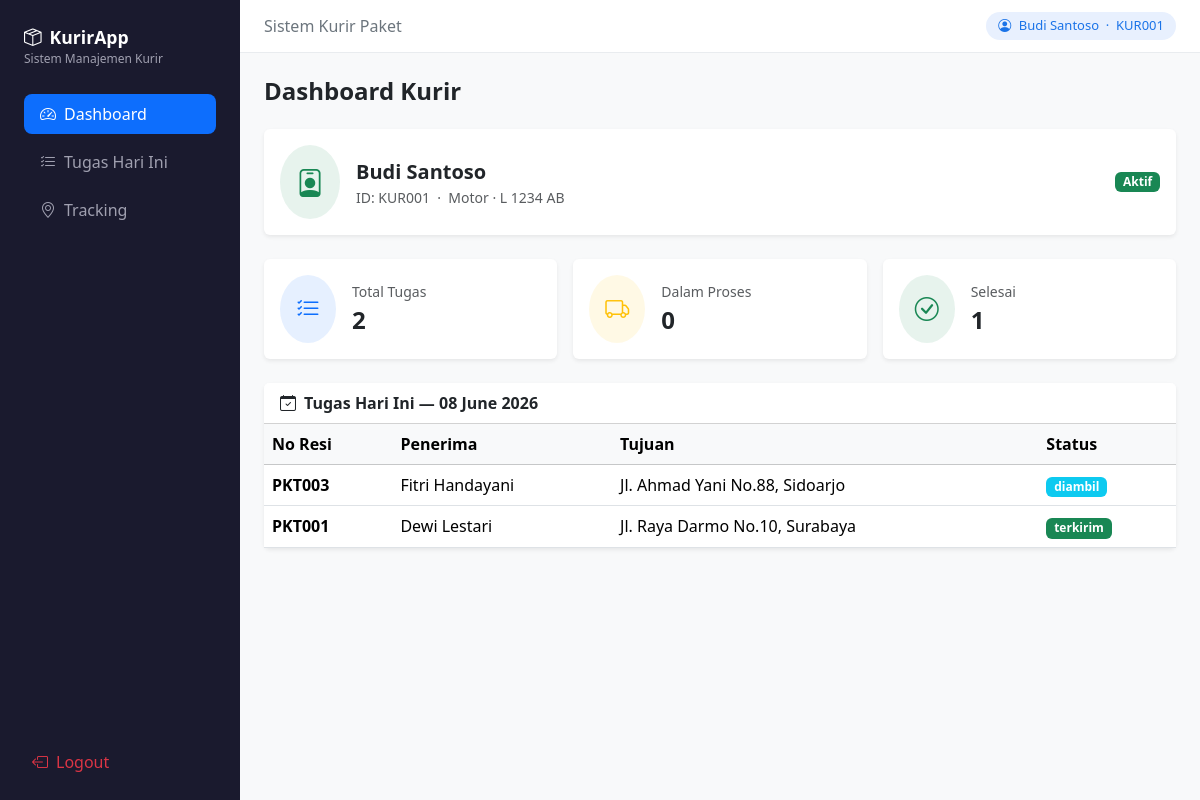
/dashboard/kurir.php (signed in), run on the app's committed database.
### tables this page shows
CREATE TABLE IF NOT EXISTS kurir (
    id INT AUTO_INCREMENT PRIMARY KEY,
    user_id INT NOT NULL,
    no_hp VARCHAR(20),
    kendaraan VARCHAR(50),
    plat_nomor VARCHAR(20),
    status ENUM('aktif', 'nonaktif') DEFAULT 'aktif',
    created_at TIMESTAMP DEFAULT CURRENT_TIMESTAMP,
    FOREIGN KEY (user_id) REFERENCES users(id) ON DELETE CASCADE
);

CREATE TABLE IF NOT EXISTS pengiriman (
    id INT AUTO_INCREMENT PRIMARY KEY,
    paket_id INT NOT NULL,
    kurir_id INT NOT NULL,
    tanggal DATE NOT NULL,
    status ENUM('assigned','dalam_pengiriman','selesai','gagal') DEFAULT 'assigned',
    catatan TEXT,
    created_at TIMESTAMP DEFAULT CURRENT_TIMESTAMP,
    FOREIGN KEY (paket_id) REFERENCES paket(id) ON DELETE CASCADE,
    FOREIGN KEY (kurir_id) REFERENCES kurir(id) ON DELETE CASCADE
);

CREATE TABLE IF NOT EXISTS paket (
    id INT AUTO_INCREMENT PRIMARY KEY,
    no_resi VARCHAR(20) NOT NULL UNIQUE,
    nama_pengirim VARCHAR(100) NOT NULL,
    telp_pengirim VARCHAR(20),
    nama_penerima VARCHAR(100) NOT NULL,
    telp_penerima VARCHAR(20),
    alamat_tujuan TEXT NOT NULL,
    kota_tujuan VARCHAR(100),
    berat DECIMAL(5,2) NOT NULL,
    jenis_paket VARCHAR(50) DEFAULT 'reguler',
    ongkir DECIMAL(10,2) DEFAULT 0,
    status ENUM('pending','diambil','diantar','terkirim','gagal') DEFAULT 'pending',
    created_at TIMESTAMP DEFAULT CURRENT_TIMESTAMP
);

### src/dashboard/kurir.php (the view, shortened to what this page needs)
<?php
require_once __DIR__ . '/../config/database.php';
$stmtKurir = $pdo->prepare("SELECT * FROM kurir WHERE user_id = ?");
$stmtKurir->execute([$_SESSION['user_id']]);
$kurir = $stmtKurir->fetch();
$totalTugas = 0;
$selesai    = 0;
$proses     = 0;
if ($kurir) {
    $totalTugas = $pdo->prepare("SELECT COUNT(*) FROM pengiriman WHERE kurir_id = ?");
    $totalTugas->execute([$kurir['id']]);
    $totalTugas = $totalTugas->fetchColumn();
    $selesai = $pdo->prepare("SELECT COUNT(*) FROM pengiriman WHERE kurir_id = ? AND status = 'selesai'");
    $selesai->execute([$kurir['id']]);
    $selesai = $selesai->fetchColumn();
    $proses = $pdo->prepare("SELECT COUNT(*) FROM pengiriman WHERE kurir_id = ? AND status = 'dalam_pengiriman'");
    $proses->execute([$kurir['id']]);
    $proses = $proses->fetchColumn();
}
$hariIni = date('Y-m-d');
$stmtTugas = $pdo->prepare("
    SELECT p.no_resi, p.nama_penerima, p.alamat_tujuan,
           p.status, pg.status as status_pengiriman
    FROM pengiriman pg
    JOIN paket p ON pg.paket_id = p.id
    JOIN kurir k ON pg.kurir_id = k.id
    WHERE k.user_id = ? AND pg.tanggal = ?
    ORDER BY pg.id DESC
");
$stmtTugas->execute([$_SESSION['user_id'], $hariIni]);
$tugasHariIni = $stmtTugas->fetchAll();
require_once __DIR__ . '/../templates/header.php';
?>
<h4 class="mb-4 fw-semibold">Dashboard Kurir</h4>
<div class="card border-0 shadow-sm mb-4">
    <div class="card-body d-flex align-items-center gap-3">
        <div class="rounded-circle bg-success bg-opacity-10 p-3">
            <i class="bi bi-person-badge text-success fs-3"></i>
        </div>
        <div>
            <div class="fw-semibold fs-5"><?= htmlspecialchars($_SESSION['nama']) ?></div>
            <div class="text-muted small">
                ID: <?= htmlspecialchars($_SESSION['kode_user']) ?> &nbsp;·&nbsp;
                <?= $kurir ? htmlspecialchars($kurir['kendaraan'] . ' · ' . $kurir['plat_nomor']) : 'Data kendaraan belum diisi' ?>
            </div>
        </div>
        <span class="ms-auto badge bg-success">Aktif</span>
    </div>
</div>
<div class="row g-3 mb-4">
    <div class="col-md-4">
        <div class="card border-0 shadow-sm">
            <div class="card-body d-flex align-items-center gap-3">
                <div class="rounded-circle bg-primary bg-opacity-10 p-3">
                    <i class="bi bi-list-check text-primary fs-4"></i>
                </div>
                <div>
                    <div class="text-muted small">Total Tugas</div>
                    <div class="fw-bold fs-4"><?= $totalTugas ?></div>
                </div>
            </div>
        </div>
    </div>
    <div class="col-md-4">
        <div class="card border-0 shadow-sm">
            <div class="card-body d-flex align-items-center gap-3">
                <div class="rounded-circle bg-warning bg-opacity-10 p-3">
                    <i class="bi bi-truck text-warning fs-4"></i>
                </div>
                <div>
                    <div class="text-muted small">Dalam Proses</div>
                    <div class="fw-bold fs-4"><?= $proses ?></div>
                </div>
            </div>
        </div>
    </div>
    <div class="col-md-4">
        <div class="card border-0 shadow-sm">
            <div class="card-body d-flex align-items-center gap-3">
                <div class="rounded-circle bg-success bg-opacity-10 p-3">
                    <i class="bi bi-check-circle text-success fs-4"></i>
                </div>
                <div>
                    <div class="text-muted small">Selesai</div>
                    <div class="fw-bold fs-4"><?= $selesai ?></div>
                </div>
            </div>
        </div>
    </div>
</div>
<div class="card border-0 shadow-sm">
    <div class="card-header bg-white fw-semibold">
        <i class="bi bi-calendar-check me-2"></i>Tugas Hari Ini —
        <?= date('d F Y') ?>
    </div>
    <div class="card-body p-0">
        <?php if (empty($tugasHariIni)): ?>
            <div class="text-center text-muted py-4">
                <i class="bi bi-inbox fs-1 d-block mb-2"></i>
                Tidak ada tugas hari ini
            </div>
        <?php else: ?>
        <table class="table table-hover mb-0">
            <thead class="table-light">
                <tr>
                    <th>No Resi</th>
                    <th>Penerima</th>
                    <th>Tujuan</th>
                    <th>Status</th>
                </tr>
            </thead>
            <tbody>
            <?php foreach ($tugasHariIni as $t):
                $badge = match($t['status']) {
                    'pending'  => 'warning',
                    'diambil'  => 'info',
                    'diantar'  => 'primary',
                    'terkirim' => 'success',
                    'gagal'    => 'danger',
                    default    => 'secondary'
                };
            ?>
            <tr>
                <td class="fw-semibold"><?= htmlspecialchars($t['no_resi']) ?></td>
                <td><?= htmlspecialchars($t['nama_penerima']) ?></td>
                <td><?= htmlspecialchars($t['alamat_tujuan']) ?></td>
                <td><span class="badge bg-<?= $badge ?>"><?= $t['status'] ?></span></td>
            </tr>
            <?php endforeach; ?>
            </tbody>
        </table>
        <?php endif; ?>
    </div>
</div>
<?php require_once __DIR__ . '/../templates/footer.php'; ?>

### data on the page
kurir: kendaraan+plat_nomor "Motor · L 1234 AB"
pengiriman: paket.no_resi "PKT003", paket.nama_penerima "Fitri Handayani", paket.alamat_tujuan "Jl. Ahmad Yani No.88, Sidoarjo", paket.status "diambil"
pengiriman: paket.no_resi "PKT001", paket.nama_penerima "Dewi Lestari", paket.alamat_tujuan "Jl. Raya Darmo No.10, Surabaya", paket.status "terkirim"

### other printed values
$_SESSION['nama'] "Budi Santoso"
$_SESSION['kode_user'] "KUR001"
$totalTugas "2"
$proses "0"
$selesai "1"
